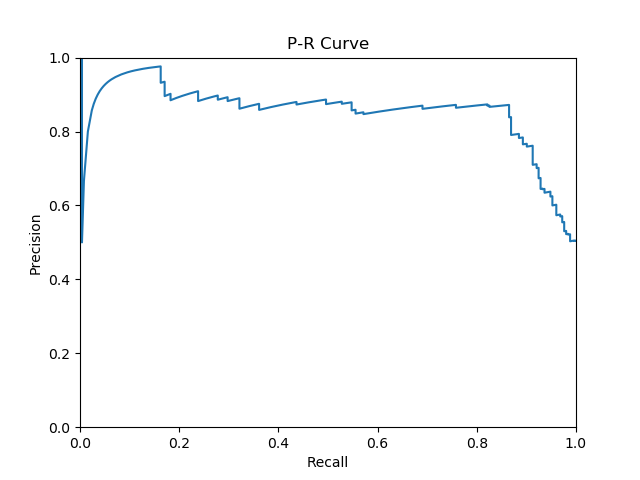

Python code for this plot:
import numpy as np
import pandas as pd
import matplotlib.pyplot as plt

data = pd.read_csv("data.csv", index_col=0)
data = data.sort_values('output', ascending=False)
target = data['output'].unique()
n = len(target)
P = np.zeros(n)
R = np.zeros(n)
for i in range(n):
    data['prediction'] = data['output'] >= target[i]
    TP = np.sum((data['label'] == 1) & (data['prediction'] == 1))
    FP = np.sum((data['label'] == 0) & (data['prediction'] == 1))
    TN = np.sum((data['label'] == 0) & (data['prediction'] == 0))
    FN = np.sum((data['label'] == 1) & (data['prediction'] == 0))
    P[i] = TP / (TP + FP)
    R[i] = TP / (TP + FN)
plt.plot(R, P)
plt.axis([0, 1, 0, 1])
plt.xlabel('Recall')
plt.ylabel('Precision')
plt.title('P-R Curve')
plt.show()
